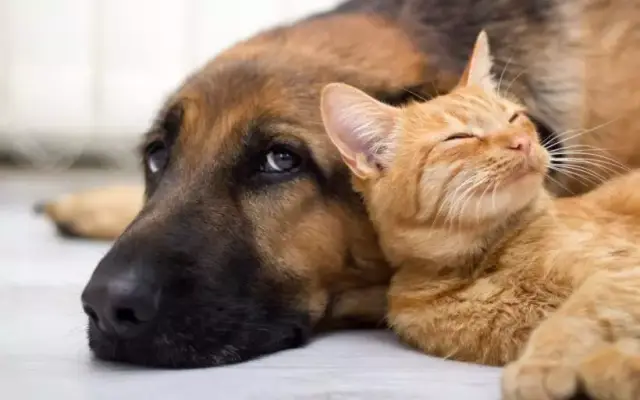
#> input picture llm/clip/picture.png, 640 x 400 px
$ python -i data.py   (imports and definitions only)
#> lines starting #> are read from the running program, lines starting #| are printed output that depends on the picture
#> further down, picture is the input picture: PIL image 640x400 RGB; mean R, G, B 163.1, 139.2, 120.3
### llm/clip/tokenizer.py
import gzip
import html
import os
import re
import typing
from functools import lru_cache


@lru_cache()
def default_bpe() -> str:
    return os.path.join(os.path.dirname(os.path.abspath(__file__)),
                        "data/bpe_simple_vocab_16e6.txt.gz")


# [53 lines left out: functions bytes_to_unicode, get_pairs, basic_clean, whitespace_clean, not called in this run]


def read_text(path: str) -> str:
    with open(path, "r", encoding="utf-8") as f:
        return f.read()


class SimpleTokenizer(object):

    # [87 lines left out: functions __init__, bpe, encode, decode, not called in this run]

### llm/clip/data.py
from PIL import Image
import numpy as np
import pydynet as pdn

from .tokenizer import SimpleTokenizer


def tokenize(texts: list[str], context_length: int = 77):
    tokenizer = SimpleTokenizer()

    sot_token = tokenizer.encoder["<|startoftext|>"]
    eot_token = tokenizer.encoder["<|endoftext|>"]

    all_tokens = [[sot_token] + tokenizer.encode(text) + [eot_token]
                  for text in texts]

    result = np.zeros((len(all_tokens), context_length), dtype=np.int64)

    for i, tokens in enumerate(all_tokens):
        if len(tokens) > context_length:
            raise RuntimeError(
                f"Input {texts[i]} is too long for context length {context_length}")

        result[i, :len(tokens)] = tokens

    return result


def preprocess(image: Image.Image, image_size: int = 224):
#> called with image_size = 224
    width, height = image.size
#> width = 640; height = 400
    scale = image_size / min(width, height)
#> scale = 0.56
    width = int(scale * width)
#> width = 358
    height = int(scale * height)
#> height = 224
    if hasattr(Image, "Resampling"):
        image = image.resize((width, height), Image.Resampling.BICUBIC)
    else:
        image = image.resize((width, height), Image.BICUBIC)

    x0 = round((width - image_size) / 2)
#> x0 = 67
    y0 = round((height - image_size) / 2)
#> y0 = 0
    x1 = x0 + image_size
#> x1 = 291
    y1 = y0 + image_size
#> y1 = 224
    image = image.crop((x0, y0, x1, y1)).convert("RGB")
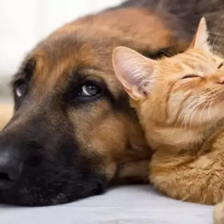
#> image: PIL image 224x224 RGB; mean R, G, B 143.6, 119.1, 101.5

    x = np.array(image, dtype=np.float32) / 255.0
    mean = np.array([0.48145466, 0.4578275, 0.40821073], dtype=np.float32)
    std = np.array([0.26862954, 0.26130258, 0.27577711], dtype=np.float32)
    x = (x - mean) / std

    x = x.transpose(2, 0, 1)
#> (the run stopped early here; a loop or call above may not have finished)
